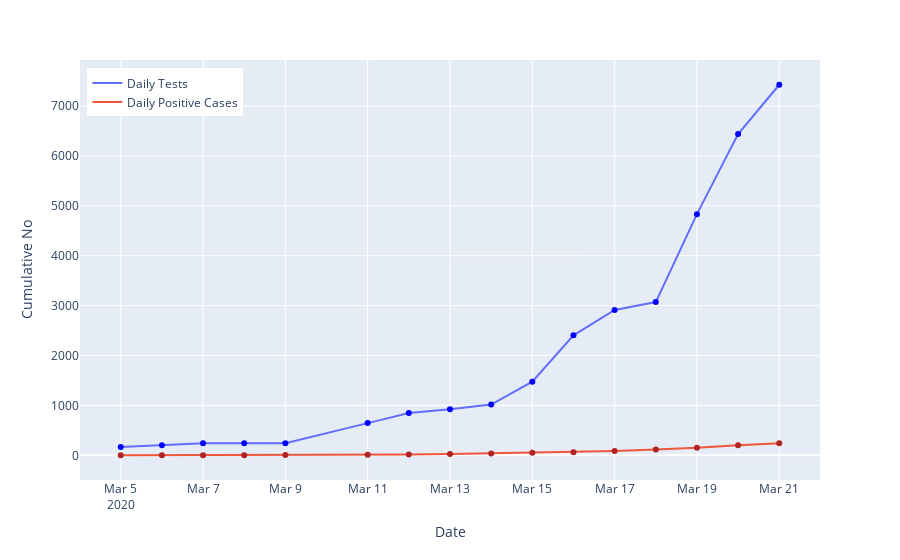

Notebook source saved alongside this figure:
### Code cell
df_long = pd.melt(df_wide, id_vars=['date'], value_vars=['cumulative_tests','cum_cases'])
fig = px.line(df_long, x='date', y='value', color='variable')

fig.update_layout(
    title="",
    xaxis_title="Date",
    yaxis_title="Cumulative No",
    hovermode= 'x',
    legend=dict(x=0.01, y=.98)
#     labels=["No of Cases","No of Postives"],
#     font=dict(
#         family="Courier New, monospace",
#         size=18,
#         color="#7f7f7f"
#     )
)

# Point markers
fig.add_trace(go.Scatter(x=df_wide['date'], y=df_wide['cumulative_tests'],mode='markers', hoverinfo='skip',
                        marker=dict(color='blue'), showlegend = False))

fig.add_trace(go.Scatter(x=df_wide['date'], y=df_wide['cum_cases'],mode='markers', hoverinfo='skip',
                        marker=dict(color='firebrick'), showlegend = False))

fig.data[0].name = "Daily Tests"
fig.data[1].name = "Daily Positive Cases"

fig.data[0].hovertemplate = '%{y}'
fig.data[1].hovertemplate = '%{y}'
fig.show(config = dict(displayModeBar=False))

### Figure 1 — Plotly figure (JSON) as saved in the notebook; plotly's stock layout.template omitted (floating-point values rounded to 4 significant figures)
{"data": [{"hoverlabel": {"namelength": 0}, "hovertemplate": "%{y}", "legendgroup": "variable=cumulative_tests", "line": {"color": "#636efa", "dash": "solid"}, "mode": "lines", "name": "Daily Tests", "showlegend": true, "type": "scatter", "x": ["2020-03-05T00:00:00", "2020-03-06T00:00:00", "2020-03-07T00:00:00", "2020-03-08T00:00:00", "2020-03-09T00:00:00", "2020-03-11T00:00:00", "2020-03-12T00:00:00", "2020-03-13T00:00:00", "2020-03-14T00:00:00", "2020-03-15T00:00:00", "2020-03-16T00:00:00", "2020-03-17T00:00:00", "2020-03-18T00:00:00", "2020-03-19T00:00:00", "2020-03-20T00:00:00", "2020-03-21T00:00:00"], "xaxis": "x", "y": [164, 200, 241, 241, 241, 645, 848, 924, 1017, 1476, 2405, 2911, 3070, 4832, 6438, 7425], "yaxis": "y"}, {"hoverlabel": {"namelength": 0}, "hovertemplate": "%{y}", "legendgroup": "variable=cum_cases", "line": {"color": "#EF553B", "dash": "solid"}, "mode": "lines", "name": "Daily Positive Cases", "showlegend": true, "type": "scatter", "x": ["2020-03-05T00:00:00", "2020-03-06T00:00:00", "2020-03-07T00:00:00", "2020-03-08T00:00:00", "2020-03-09T00:00:00", "2020-03-11T00:00:00", "2020-03-12T00:00:00", "2020-03-13T00:00:00", "2020-03-14T00:00:00", "2020-03-15T00:00:00", "2020-03-16T00:00:00", "2020-03-17T00:00:00", "2020-03-18T00:00:00", "2020-03-19T00:00:00", "2020-03-20T00:00:00", "2020-03-21T00:00:00"], "xaxis": "x", "y": [1, 1, 2, 3, 7, 13, 16, 24, 38, 51, 62, 85, 116, 150, 202, 240], "yaxis": "y"}, {"hoverinfo": "skip", "marker": {"color": "blue"}, "mode": "markers", "showlegend": false, "type": "scatter", "x": ["2020-03-05T00:00:00", "2020-03-06T00:00:00", "2020-03-07T00:00:00", "2020-03-08T00:00:00", "2020-03-09T00:00:00", "2020-03-11T00:00:00", "2020-03-12T00:00:00", "2020-03-13T00:00:00", "2020-03-14T00:00:00", "2020-03-15T00:00:00", "2020-03-16T00:00:00", "2020-03-17T00:00:00", "2020-03-18T00:00:00", "2020-03-19T00:00:00", "2020-03-20T00:00:00", "2020-03-21T00:00:00"], "y": [164, 200, 241, 241, 241, 645, 848, 924, 1017, 1476, 2405, 2911, 3070, 4832, 6438, 7425]}, {"hoverinfo": "skip", "marker": {"color": "firebrick"}, "mode": "markers", "showlegend": false, "type": "scatter", "x": ["2020-03-05T00:00:00", "2020-03-06T00:00:00", "2020-03-07T00:00:00", "2020-03-08T00:00:00", "2020-03-09T00:00:00", "2020-03-11T00:00:00", "2020-03-12T00:00:00", "2020-03-13T00:00:00", "2020-03-14T00:00:00", "2020-03-15T00:00:00", "2020-03-16T00:00:00", "2020-03-17T00:00:00", "2020-03-18T00:00:00", "2020-03-19T00:00:00", "2020-03-20T00:00:00", "2020-03-21T00:00:00"], "y": [1, 1, 2, 3, 7, 13, 16, 24, 38, 51, 62, 85, 116, 150, 202, 240]}], "layout": {"hovermode": "x", "legend": {"tracegroupgap": 0, "x": 0.01, "y": 0.98}, "margin": {"t": 60}, "title": {"text": ""}, "xaxis": {"anchor": "y", "domain": [0, 1], "title": {"text": "Date"}}, "yaxis": {"anchor": "x", "domain": [0, 1], "title": {"text": "Cumulative No"}}}}
